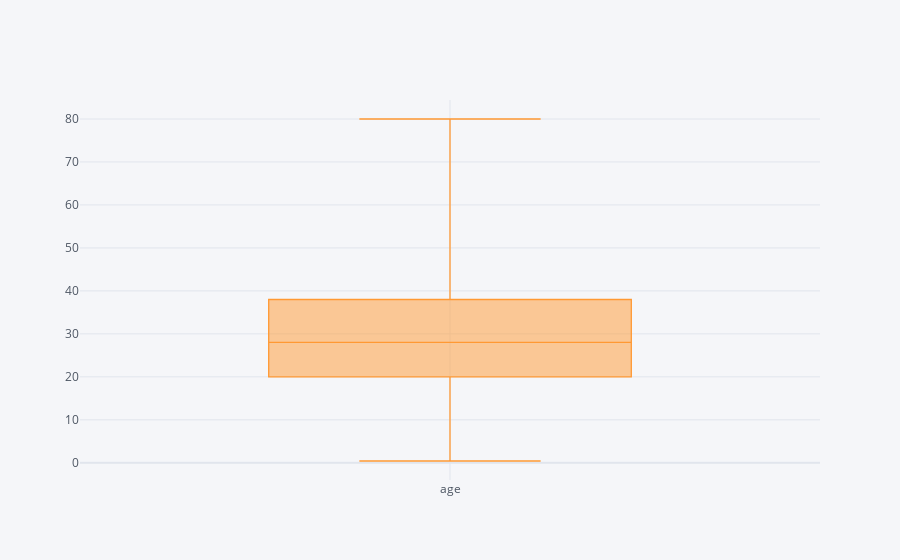

Notebook cell for this chart:
### Code cell
titanic[['age']].iplot(kind="box")

### Figure 1 — Plotly figure (JSON) as saved in the notebook; plotly's stock layout.template omitted (floating-point values rounded to 4 significant figures; data arrays with more than 128 entries replaced by an {"elided": "..."} marker saying what was removed)
{"data": [{"boxpoints": false, "line": {"width": 1.3}, "marker": {"color": "rgba(255, 153, 51, 1.0)"}, "name": "age", "orientation": "v", "type": "box", "y": {"elided": "891 float values"}}], "layout": {"legend": {"bgcolor": "#F5F6F9", "font": {"color": "#4D5663"}}, "paper_bgcolor": "#F5F6F9", "plot_bgcolor": "#F5F6F9", "title": {"font": {"color": "#4D5663"}}, "xaxis": {"gridcolor": "#E1E5ED", "showgrid": true, "tickfont": {"color": "#4D5663"}, "title": {"font": {"color": "#4D5663"}, "text": ""}, "zerolinecolor": "#E1E5ED"}, "yaxis": {"gridcolor": "#E1E5ED", "showgrid": true, "tickfont": {"color": "#4D5663"}, "title": {"font": {"color": "#4D5663"}, "text": ""}, "zerolinecolor": "#E1E5ED"}}}
